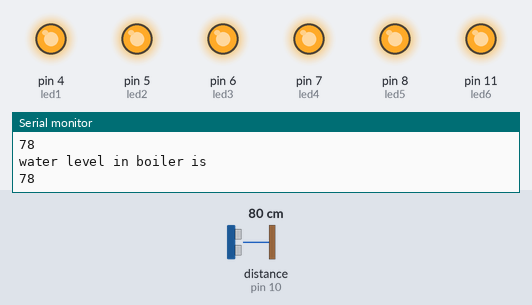
A sketch run on a simulated Arduino Uno, built with avr-gcc and run on an emulated ATmega328P. On the bench: output pins drawn as LEDs (lit = HIGH), the last lines printed to the serial monitor. Wiring (inferred from the names in the program): ultrasonic range finder: trigger pin 9; echo pin 10. Inputs (shaded band) come from the test bench; at power-on: distance to the obstacle (sensor on pin 10) 80 cm. The echo pulse lasts 58.3 µs per cm; pins used as bus, display or sensor lines are not drawn.

Above: at 1.8 s.
1.9 s: distance to the obstacle (sensor on pin 10) set to 45 cm
3.4 s: distance to the obstacle (sensor on pin 10) set to 38 cm
At 5.0 s:
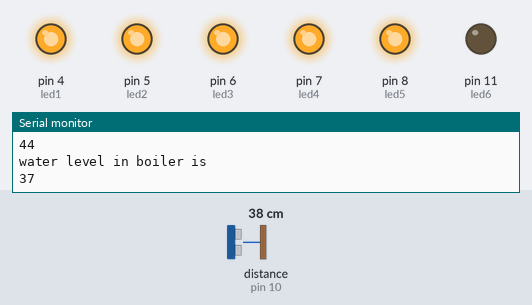
5.5 s: distance to the obstacle (sensor on pin 10) set to 32 cm
At 6.8 s:
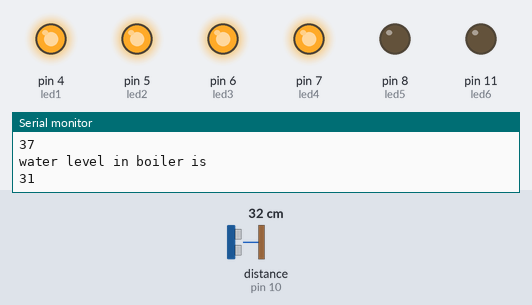
7.5 s: distance to the obstacle (sensor on pin 10) set to 26 cm
At 8.5 s:
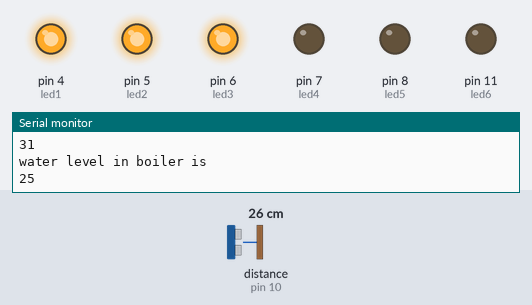
9.5 s: distance to the obstacle (sensor on pin 10) set to 2 cm
At 11.2 s:
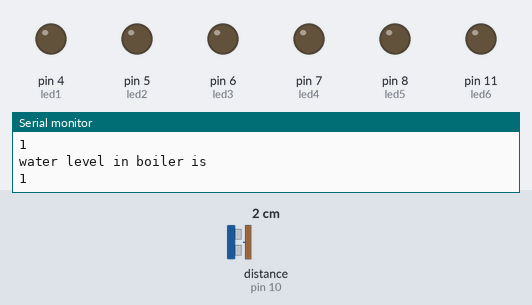
11.5 s: distance to the obstacle (sensor on pin 10) set to 35 cm
At 13.0 s:
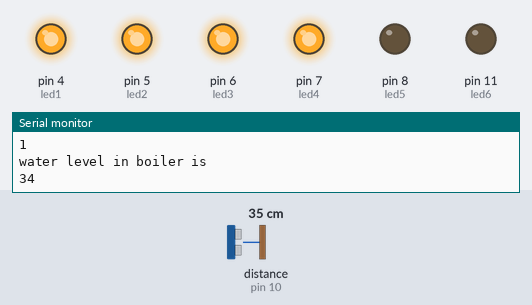
Timing chart, 0 to 14.5 s (numbered marks = the images above; inputs shaded):
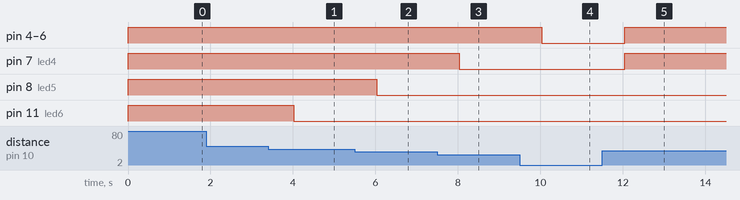

The sketch:

arduinoproject_new.ino
```cpp
const int trigPin=9;
const int echoPin=10;
#define led1 4
#define led2 5
#define led3 6
#define led4 7
#define led5 8
#define led6 11
long time;
int distance;

void setup() {
pinMode(trigPin,OUTPUT);
pinMode(echoPin,INPUT);
pinMode(led1,OUTPUT);
pinMode(led2,OUTPUT);
pinMode(led3,OUTPUT);
pinMode(led4,OUTPUT);
pinMode(led5,OUTPUT);
pinMode(led6,OUTPUT);
Serial.begin(9600);
}

void loop() {
  digitalWrite(trigPin,LOW);
  delayMicroseconds(2);

  digitalWrite(trigPin,HIGH);
  delayMicroseconds(10);
  digitalWrite(trigPin,LOW);

  time=pulseIn(echoPin,HIGH);
  distance=time*0.034/2;
  if(distance>=7)
  {
    digitalWrite(led1,HIGH);

  }
  else
  {
    digitalWrite(led1,LOW);
  }
  if(distance>=14)
  {
    digitalWrite(led2,HIGH);

  }
  else
  {
    digitalWrite(led2,LOW);
  }
  if (distance>=21)
  {
    digitalWrite(led3,HIGH);

  }
  else
  {
    digitalWrite(led3,LOW);
  }
  if (distance>=28)
  {
    digitalWrite(led4,HIGH);


  }
  else
  {
    digitalWrite(led4,LOW);
  }

  if (distance>=35)
  {
    digitalWrite(led5,HIGH);


  }
  else
  {
    digitalWrite(led5,LOW);
  }
  if (distance>=42)
  {
    digitalWrite(led6,HIGH);
  }
  else
  {
    digitalWrite(led6,LOW);
  }

  Serial.println("water level in boiler is ");
  Serial.println(distance);
  delay(1000);
}
```

Measured:
- the behaviour switches between 43 and 42 cm on distance to the obstacle (sensor on pin 10) (found by bisection; images 0 and 1)
- the behaviour switches between 36 and 35 cm on distance to the obstacle (sensor on pin 10) (found by bisection; images 1 and 2)
- the behaviour switches between 29 and 28 cm on distance to the obstacle (sensor on pin 10) (found by bisection; images 2 and 3)
- after the input at 3.4 s, pin 11 (led6): HIGH → LOW after 0.62 s
- after the input at 5.5 s, pin 8 (led5): HIGH → LOW after 0.53 s
- after the input at 7.5 s, pin 7 (led4): HIGH → LOW after 0.53 s
- after the input at 9.5 s, pin 4 (led1), pin 5 (led2), pin 6 (led3): HIGH → LOW after 0.54 s
- after the input at 11.5 s, pin 4 (led1), pin 5 (led2), pin 6 (led3), pin 7 (led4): LOW → HIGH after 0.54 s
